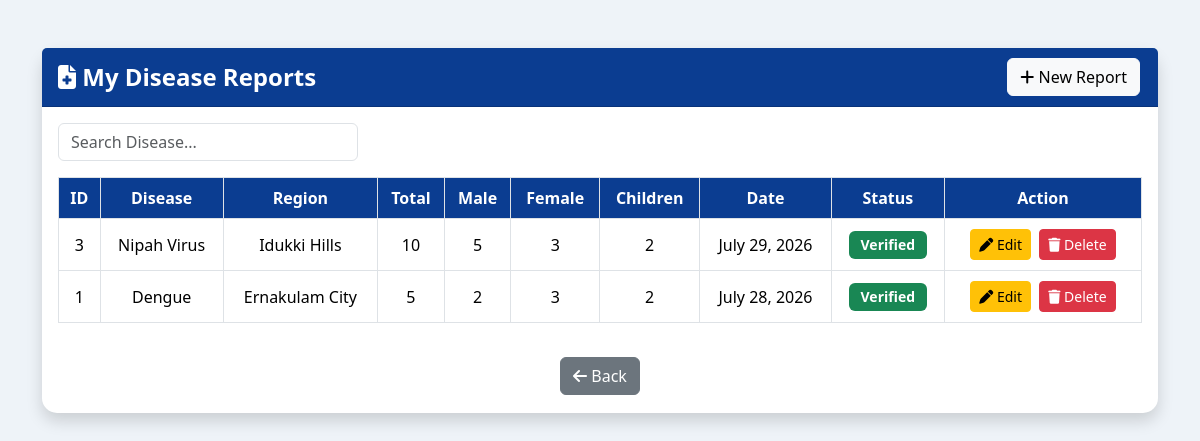
The app's page /my_reports/ (signed in) with its own data.
### HelathApp/models.py (models this page shows, shortened)
class DiseaseCaseReport(models.Model):
    STATUS = [
        ("Pending", "Pending"),
        ("Verified", "Verified"),
    ]
    hospital = models.ForeignKey(
        Hospital,
        on_delete=models.CASCADE
    )
    disease = models.ForeignKey(
        Disease,
        on_delete=models.CASCADE
    )
    region = models.ForeignKey(
        Region,
        on_delete=models.CASCADE
    )
    case_count = models.PositiveIntegerField()
    male_cases = models.PositiveIntegerField(default=0)
    female_cases = models.PositiveIntegerField(default=0)
    children_cases = models.PositiveIntegerField(default=0)
    report_date = models.DateField()
    remarks = models.TextField(blank=True)
    status = models.CharField(
        max_length=20,
        choices=STATUS,
        default="Pending"
    )
    created_at = models.DateTimeField(auto_now_add=True)

class Disease(models.Model):
    SEVERITY = [
        ('Low','Low'),
        ('Medium','Medium'),
        ('High','High'),
    ]
    disease_name = models.CharField(max_length=100)
    disease_type = models.CharField(max_length=100)
    severity_level = models.CharField(
        max_length=20,
        choices=SEVERITY
    )
    description = models.TextField(blank=True)
    precautions = models.TextField(blank=True)

class Region(models.Model):
    REGION_TYPES = [
        ('Urban', 'Urban'),
        ('Rural', 'Rural'),
        ('Tribal', 'Tribal'),
    ]
    region_name = models.CharField(max_length=100)
    region_type = models.CharField(
        max_length=20,
        choices=REGION_TYPES
    )
    latitude = models.DecimalField(
        max_digits=9,
        decimal_places=6
    )
    longitude = models.DecimalField(
        max_digits=9,
        decimal_places=6
    )

### HelathApp/views.py (the view)
# urls.py: path("my_reports/",views.my_reports,name="my_reports"),
def my_reports(request):
    if "hospital_id" not in request.session:
        return redirect("hospital_login")
    hospital = Hospital.objects.get(
        id=request.session["hospital_id"]
    )
    reports = DiseaseCaseReport.objects.filter(
        hospital=hospital
    ).order_by("-id")
    return render(
        request,
        "my_reports.html",
        {
            "reports": reports
        }
    )

### HelathApp/templates/my_reports.html (shortened to what this page needs)
<!DOCTYPE html>
<html>
<head>
<link href="https://cdn.jsdelivr.net/npm/bootstrap@5.3.3/dist/css/bootstrap.min.css" rel="stylesheet">
<link rel="stylesheet"
href="https://cdnjs.cloudflare.com/ajax/libs/font-awesome/6.5.2/css/all.min.css">
</head>
<body>
<div class="container mt-5">
<div class="card shadow">
<div class="card-header d-flex justify-content-between align-items-center">
<span>
<i class="fa-solid fa-file-medical"></i>
My Disease Reports
</span>
<a href="{% url 'submit_disease_report' %}"
class="btn btn-light">
<i class="fa-solid fa-plus"></i>
New Report
</a>
</div>
<div class="card-body">
<input
type="text"
id="searchInput"
class="form-control search-box mb-3"
placeholder="Search Disease..."
onkeyup="searchTable()">
<div class="table-responsive">
<table class="table table-bordered table-hover" id="reportTable">
<thead>
<tr>
<th>ID</th>
<th>Disease</th>
<th>Region</th>
<th>Total</th>
<th>Male</th>
<th>Female</th>
<th>Children</th>
<th>Date</th>
<th>Status</th>
<th>Action</th>
</tr>
</thead>
<tbody>
{% for report in reports %}
<tr>
<td>{{ report.id }}</td>
<td>{{ report.disease.disease_name }}</td>
<td>{{ report.region.region_name }}</td>
<td>{{ report.case_count }}</td>
<td>{{ report.male_cases }}</td>
<td>{{ report.female_cases }}</td>
<td>{{ report.children_cases }}</td>
<td>{{ report.report_date }}</td>
<td>
{% if report.status == "Verified" %}
<span class="badge bg-success">
Verified
</span>
{% else %}
<span class="badge bg-warning text-dark">
Pending
</span>
{% endif %}
</td>
<td>
<a href="{% url 'edit_report' report.id %}"
class="btn btn-warning btn-sm">
<i class="fa-solid fa-pen"></i>
Edit
</a>
<a href="{% url 'delete_report' report.id %}"
class="btn btn-danger btn-sm"
onclick="return confirm('Delete this report?')">
<i class="fa-solid fa-trash"></i>
Delete
</a>
</td>
</tr>
{% empty %}
<tr>
<td colspan="10">
No Reports Found
</td>
</tr>
{% endfor %}
</tbody>
</table>
</div>
<div class="text-center mt-3">
<a href="{% url 'hospital_home' %}"
class="btn btn-secondary">
<i class="fa-solid fa-arrow-left"></i>
Back
</a>
</div>
</div>
</div>
</div>
</body>
</html>

### HelathApp/templates/my_reports.html (style rules this page uses)
body { background:#eef3f8; }
.card { border:none; border-radius:15px; }
.card-header { background:#0B3D91; color:white; font-size:24px; font-weight:bold; }
.table th { background:#0B3D91; color:white; text-align:center; }
.table td { vertical-align:middle; text-align:center; }
.badge { font-size:14px; padding:7px 12px; }
.btn { margin:2px; }
.search-box { width:300px; }

### records on screen
DiseaseCaseReport: id "3", disease.disease_name "Nipah Virus", region.region_name "Idukki Hills", case_count "10", male_cases "5", female_cases "3", children_cases "2", report_date "July 29, 2026", status "Verified"
DiseaseCaseReport: id "1", disease.disease_name "Dengue", region.region_name "Ernakulam City", case_count "5", male_cases "2", female_cases "3", children_cases "2", report_date "July 28, 2026", status "Verified"
